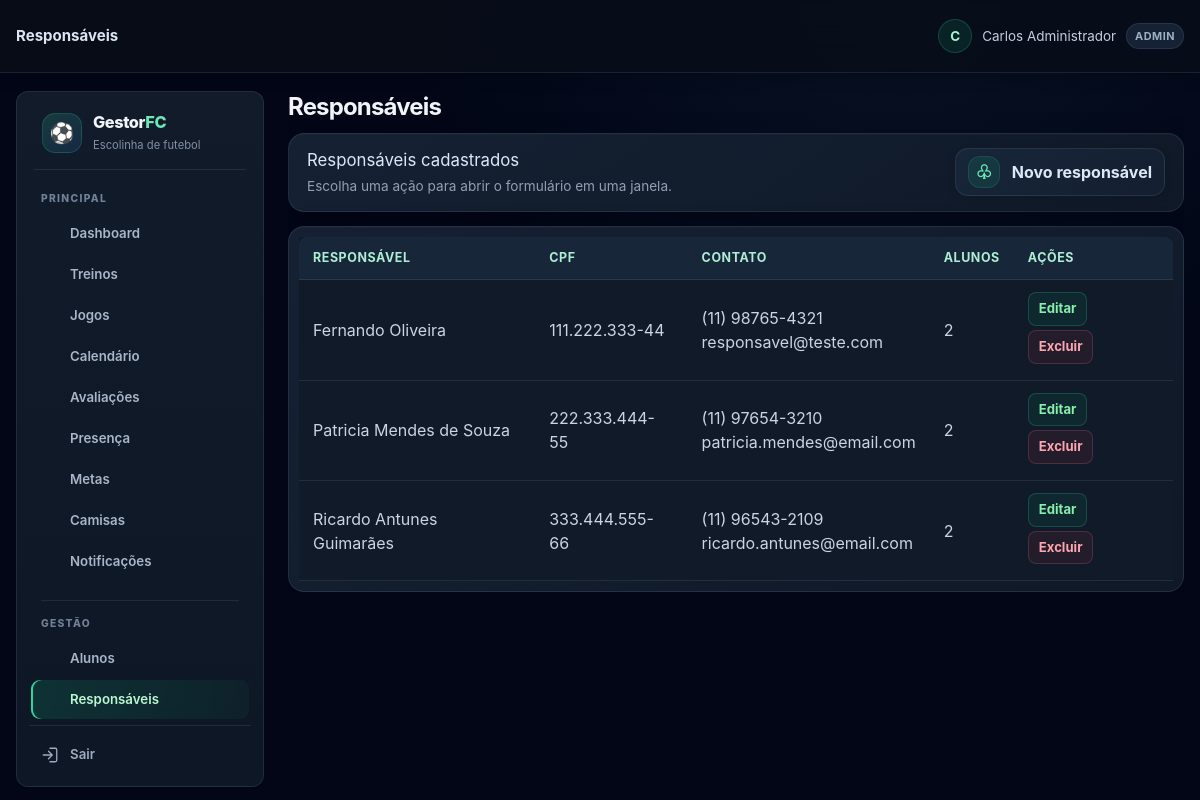
The app's page /responsaveis.php (signed in), older data.
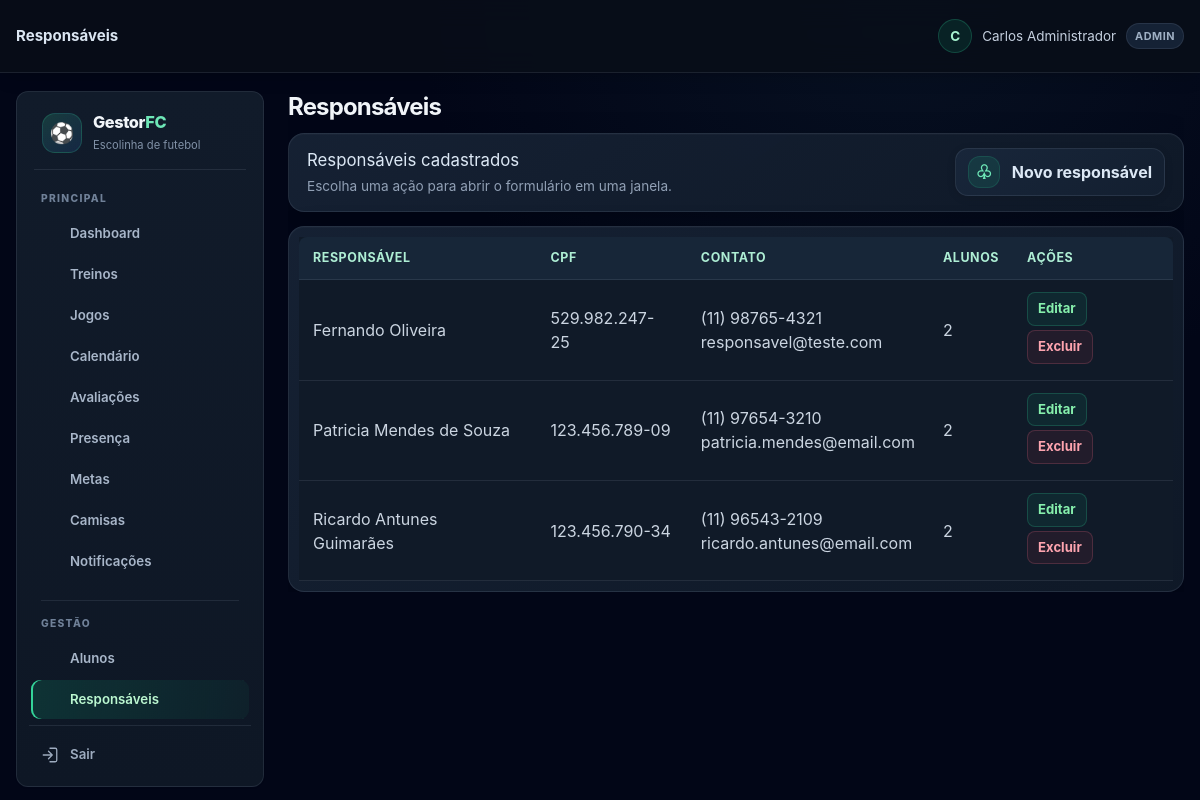
The same page, newer data.
### tables this page shows
CREATE TABLE TB_RESPONSAVEL (
    COD_RESPONSAVEL INT AUTO_INCREMENT PRIMARY KEY,
    COD_ESCOLINHA INT NOT NULL,
    COD_USUARIO INT NULL,
    NOME VARCHAR(100) NOT NULL,
    CPF VARCHAR(14) NOT NULL,
    TELEFONE VARCHAR(20),
    EMAIL VARCHAR(100),
    ENDERECO VARCHAR(255),
    CRIADO_EM TIMESTAMP DEFAULT CURRENT_TIMESTAMP,
    FOREIGN KEY (COD_ESCOLINHA) REFERENCES TB_ESCOLINHA(COD_ESCOLINHA) ON DELETE CASCADE,
    FOREIGN KEY (COD_USUARIO) REFERENCES TB_USUARIO(COD_USUARIO) ON DELETE SET NULL,
    UNIQUE (COD_ESCOLINHA, CPF)
);

### includes/helpers.php (called while the page is built, shortened)
<?php
function e($value) {
    return htmlspecialchars((string) $value, ENT_QUOTES, 'UTF-8');
}
function hasRole($roles) {
    return in_array($_SESSION['user_role'] ?? '', $roles, true);
}

### responsaveis.php (the view, shortened to what this page needs)
<?php
require_once __DIR__ . '/includes/layout.php';
$db = getDB();
$escolinha = currentEscolinhaId();
$lista = $db->prepare('SELECT r.*, COUNT(a.COD_ALUNO) AS TOTAL_ALUNOS FROM TB_RESPONSAVEL r LEFT JOIN TB_ALUNO a ON a.COD_RESPONSAVEL = r.COD_RESPONSAVEL WHERE r.COD_ESCOLINHA = ? GROUP BY r.COD_RESPONSAVEL ORDER BY r.NOME');
$lista->execute([$escolinha]);
$lista = $lista->fetchAll();
pageStart('Responsáveis');
?>
<section><div><table><thead><tr><th>Responsável</th><th>CPF</th><th>Contato</th><th>Alunos</th><th>Ações</th></tr></thead><tbody><?php foreach ($lista as $r): ?><tr><td><?= e($r['NOME']) ?></td><td><?= e($r['CPF']) ?></td><td><?= e($r['TELEFONE']) ?><br><?= e($r['EMAIL']) ?></td><td><?= (int) $r['TOTAL_ALUNOS'] ?></td><td><button type="button" class="acao-tabela" data-modal-url="responsaveis.php?mini=1&amp;editar=<?= (int) $r['COD_RESPONSAVEL'] ?>" data-modal-titulo="Editar responsável">Editar</button><form method="post" onsubmit="return confirm('Excluir este responsável?');"><button>Excluir</button></form></td></tr><?php endforeach; ?></tbody></table></div></section>
<?php pageEnd(); ?>

### includes/layout.php (shortened to what this page needs)
<?php
require_once __DIR__ . '/helpers.php';
function menuItem($url, $label, $icon, $roles, $activeUrls = [], $badge = null, $section = null) {
    if (!hasRole($roles)) {
        return;
    }
    $icons = [
        'dashboard' => '<rect x="3" y="3" width="8" height="8" rx="1.5"/><rect x="13" y="3" width="8" height="5" rx="1.5"/><rect x="13" y="10" width="8" height="11" rx="1.5"/><rect x="3" y="13" width="8" height="8" rx="1.5"/>',
        'profile' => '<circle cx="12" cy="8" r="3.5"/><path d="M5 20a7 7 0 0 1 14 0"/>',
        'training' => '<path d="M4 5h16v14H4z"/><path d="m10 9 5 3-5 3z"/>',
        'game' => '<path d="M7 7h10l3 10H4L7 7Z"/><path d="M9 11v4m-2-2h4m3-1h.01M16 14h.01"/>',
        'calendar' => '<rect x="3" y="5" width="18" height="16" rx="2"/><path d="M16 3v4M8 3v4M3 10h18"/>',
        'evaluation' => '<path d="M8 4h11v17H5V7z"/><path d="M8 4V3h7v1M8 11h7M8 15h7M8 18h4"/>',
        'growth' => '<path d="M4 19V5m0 14h17"/><path d="m7 15 4-4 3 2 6-7"/><path d="M16 6h4v4"/>',
        'presence' => '<path d="M20 7 10 17l-5-5"/><path d="M4 4h10"/>',
        'goal' => '<circle cx="12" cy="12" r="9"/><circle cx="12" cy="12" r="5"/><circle cx="12" cy="12" r="1"/>',
        'shirt' => '<path d="m8 4-5 3 2 5 3-1v9h8v-9l3 1 2-5-5-3a5 5 0 0 1-8 0Z"/>',
        'bell' => '<path d="M18 9a6 6 0 0 0-12 0c0 7-3 7-3 9h18c0-2-3-2-3-9M10 21h4"/>',
        'students' => '<path d="M16 21v-2a4 4 0 0 0-4-4H8a4 4 0 0 0-4 4v2"/><circle cx="10" cy="7" r="4"/><path d="M20 21v-2a4 4 0 0 0-3-3.87M16 3.13a4 4 0 0 1 0 7.75"/>',
        'users' => '<path d="M16 21v-2a4 4 0 0 0-4-4H8a4 4 0 0 0-4 4v2"/><circle cx="10" cy="7" r="4"/><path d="M20 8v6m3-3h-6"/>',
        'teams' => '<path d="m12 3 9 5-9 5-9-5 9-5Z"/><path d="m3 12 9 5 9-5M3 16l9 5 9-5"/>',
        'enrollments' => '<path d="M8 5h12M8 12h12M8 19h12M3 5h.01M3 12h.01M3 19h.01"/>',
        'settings' => '<circle cx="12" cy="12" r="3"/><path d="m19.4 15 .1.1 1.4 1.1-1.4 2.4-1.7-.6a8 8 0 0 1-1.5.9l-.3 1.8h-2.8l-.3-1.8a8 8 0 0 1-1.5-.9l-1.7.6-1.4-2.4 1.4-1.1a7 7 0 0 1 0-1.8l-1.4-1.1 1.4-2.4 1.7.6a8 8 0 0 1 1.5-.9l.3-1.8h2.8l.3 1.8a8 8 0 0 1 1.5.9l1.7-.6 1.4 2.4-1.4 1.1a7 7 0 0 1 0 1.8Z"/>',
        'logout' => '<path d="M10 17l5-5-5-5M15 12H3"/><path d="M12 3h7a2 2 0 0 1 2 2v14a2 2 0 0 1-2 2h-7"/>'
    ];
    $arquivo = basename($_SERVER['PHP_SELF']);
    $caminhoUrl = basename((string) parse_url($url, PHP_URL_PATH));
    $secaoAtual = $_GET['secao'] ?? null;
    $ativo = ($arquivo === $caminhoUrl && $secaoAtual === $section) || in_array($arquivo, $activeUrls, true);
    $classes = 'link-menu' . ($ativo ? ' ativo' : '');
    $ariaAtual = $ativo ? ' aria-current="page"' : '';
    $svg = '<svg class="icone-menu" viewBox="0 0 24 24" fill="none" stroke="currentColor" stroke-width="1.7" stroke-linecap="round" stroke-linejoin="round" aria-hidden="true">' . ($icons[$icon] ?? '') . '</svg>';
    $badgeHtml = $badge === null ? '' : '<span class="badge-notificacoes" aria-label="' . (int) $badge . ' notificações">' . (int) $badge . '</span>';
    echo '<a class="' . $classes . '" href="' . e($url) . '"' . $ariaAtual . '>' . $svg . '<span class="texto-menu">' . e($label) . '</span>' . $badgeHtml . '</a>';
}
function pageStart($title) {
        ?>
        <?php
    $paginas = [
        'Alunos' => 'pagina-alunos',
        'Responsáveis' => 'pagina-recursos pagina-responsaveis',
        'Turmas' => 'pagina-recursos pagina-turmas',
        'Matrículas' => 'pagina-recursos pagina-matriculas',
        'Aulas e chamada' => 'pagina-recursos pagina-aulas',
        'Usuários' => 'pagina-recursos pagina-usuarios'
    ];
    $classePagina = isset($paginas[$title]) ? ' ' . $paginas[$title] : '';
    $acoesRapidas = [
        'Responsáveis' => [['Novo responsável', '♧', 'responsaveis.php?mini=1']],
        'Turmas' => [['Nova turma', '⚽', 'turmas.php?mini=1']],
        'Matrículas' => [['Nova matrícula', '↔', 'matriculas.php?mini=1']],
        'Aulas e chamada' => [
            ['Nova aula', '▣', 'aulas.php?mini=1'],
            ['Fazer chamada', '✓', 'aulas.php?mini=1&chamadas=1']
        ],
        'Usuários' => [['Novo usuário', '☻', 'usuarios.php?mini=1']]
    ];
    $titulosRecursos = [
        'Responsáveis' => 'Responsáveis cadastrados',
        'Turmas' => 'Turmas cadastradas',
        'Matrículas' => 'Matrículas registradas',
        'Aulas e chamada' => 'Aulas registradas',
        'Usuários' => 'Usuários cadastrados'
    ];
    ?>
<!DOCTYPE html>
<html lang="pt-BR">
<head>
    <?php if ($title !== 'Meus filhos'): ?><script src="https://cdn.tailwindcss.com"></script><?php endif; ?>
    <link rel="stylesheet" href="assets/css/style.css">
</head>
<body class="pagina-sistema<?= $classePagina ?> min-h-screen bg-slate-950 text-slate-100">
    <header class="cabecalho-sistema bg-slate-950 text-white shadow-lg">
        <div class="cabecalho-inner mx-auto flex w-full max-w-7xl items-center justify-between px-4 py-4">
            <span class="contexto-cabecalho"><?= e($title) ?></span>
            <p class="usuario-cabecalho"><span class="avatar-usuario" aria-hidden="true"><?= e(mb_strtoupper(mb_substr($_SESSION['username'], 0, 1, 'UTF-8'), 'UTF-8')) ?></span><span><?= e($_SESSION['username']) ?></span><span class="perfil-usuario"><?= e($_SESSION['user_role']) ?></span></p>
        </div>
    </header>
    <div class="estrutura-sistema mx-auto grid max-w-7xl gap-6 px-4 py-6 lg:grid-cols-[248px_minmax(0,1fr)]">
        <aside class="menu-lateral rounded-xl bg-slate-900 p-3 shadow-sm" id="menuLateral" aria-label="Navegação principal">
            <a class="marca-sidebar" href="index.php" aria-label="GestorFC, ir para o dashboard"><span class="logo-bola" aria-hidden="true">⚽</span><span><strong>Gestor<span>FC</span></strong><small>Escolinha de futebol</small></span></a>
            <nav class="navegacao-sidebar" aria-label="Menu principal">
                <p class="titulo-grupo-menu">PRINCIPAL</p>
                <?php menuItem('index.php', 'Dashboard', 'dashboard', ['ADMIN', 'SECRETARIA', 'PROFESSOR'], ['dashboard.php']); ?>
                <?php if (hasRole(['ADMIN', 'SECRETARIA'])): ?>
                    <p class="titulo-grupo-menu grupo-gestao">GESTÃO</p>
                <?php endif; ?>
                <?php if (hasRole(['ADMIN', 'SECRETARIA'])): ?>
                    <?php menuItem('alunos.php', 'Alunos', 'students', ['ADMIN', 'SECRETARIA'], ['alunos.php']); ?>
                    <?php menuItem('responsaveis.php', 'Responsáveis', 'users', ['ADMIN', 'SECRETARIA'], ['responsaveis.php']); ?>
                    <?php menuItem('turmas.php', 'Turmas', 'teams', ['ADMIN', 'SECRETARIA'], ['turmas.php']); ?>
                    <?php menuItem('matriculas.php', 'Matrículas', 'enrollments', ['ADMIN', 'SECRETARIA'], ['matriculas.php']); ?>
                <?php endif; ?>
            </nav>
            <div class="rodape-sidebar"><a class="link-menu link-sair" href="logout.php"><svg class="icone-menu" viewBox="0 0 24 24" fill="none" stroke="currentColor" stroke-width="1.7" stroke-linecap="round" stroke-linejoin="round" aria-hidden="true"><path d="M10 17l5-5-5-5M15 12H3"/><path d="M12 3h7a2 2 0 0 1 2 2v14a2 2 0 0 1-2 2h-7"/></svg><span class="texto-menu">Sair</span></a></div>
        </aside>
        <main class="conteudo-sistema min-w-0">
            <h1 class="mb-6 text-2xl font-bold text-emerald-950"><?= e($title) ?></h1>
            <?php if (isset($acoesRapidas[$title])): ?>
                <div class="barra-recursos">
                    <div><h2><?= e($titulosRecursos[$title]) ?></h2><p>Escolha uma ação para abrir o formulário em uma janela.</p></div>
                    <div class="botoes-recursos">
                        <?php foreach ($acoesRapidas[$title] as $acao): ?>
                            <button type="button" class="acao-rapida" data-modal-url="<?= e($acao[2]) ?>" data-modal-titulo="<?= e($acao[0]) ?>"><span><?= e($acao[1]) ?></span><?= e($acao[0]) ?></button>
                        <?php endforeach; ?>
                    </div>
                </div>
            <?php endif; ?>
    <?php
}
function pageEnd() {
    echo '</main></div></body></html>';
}

Row changes from the older to the newer data that the page shows:
changed tb_responsavel "Fernando Oliveira": CPF "111.222.333-44" → "529.982.247-25"
changed tb_responsavel "Patricia Mendes de Souza": CPF "222.333.444-55" → "123.456.789-09"
changed tb_responsavel "Ricardo Antunes Guimarães": CPF "333.444.555-66" → "123.456.790-34"
